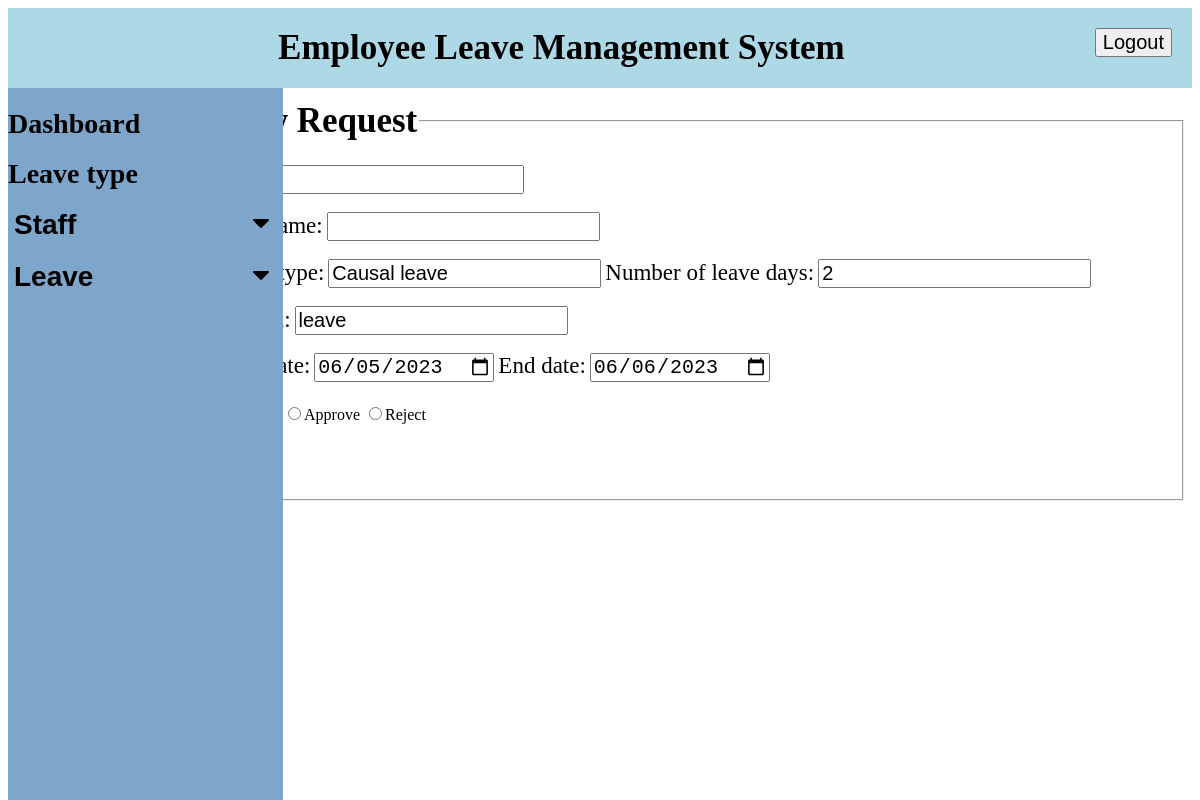
Page /manager/viewrequest.php?id=1 on the committed database.
### tables this page shows
CREATE TABLE `leaves` (
  `ID` int(11) NOT NULL,
  `Leave_type` char(50) NOT NULL,
  `Applied_date` date NOT NULL,
  `Start_date` date NOT NULL,
  `End_date` date NOT NULL,
  `No_of_days` int(11) NOT NULL,
  `Description` varchar(255) NOT NULL,
  `Status` char(20) NOT NULL,
  `emp_id` int(11) DEFAULT NULL
);

### manager/viewrequest.php (the view, shortened to what this page needs)
<?php
include('connection.php');
?>
<html>
    <head>
        <link rel="stylesheet" href="https://cdnjs.cloudflare.com/ajax/libs/font-awesome/4.7.0/css/font-awesome.min.css">
        <link rel ="stylesheet" href="mstyle.css">
    </head>
<body>
    <nav>Employee Leave Management System
      <button  class="drop" onclick="window.location.href='logout.php';">Logout
    </button>
    </nav>
    <div class="sidenav">
        <a href ="managerdashboard.php">Dashboard</a><br>
        <a href ="leavetype.php">Leave type</a><br>
        <button class="dropdown-btn">Staff
            <i class="fa fa-caret-down"></i>
        </button>
        <br>
        <button class="dropdown-btn">Leave
            <i class="fa fa-caret-down"></i>
        </button>
        <br>
</div>
<?php
$id = $_GET['id'];
$result = mysqli_query($con,"SELECT * FROM leaves where ID = $id");
if (mysqli_num_rows($result) > 0){
     $row = mysqli_fetch_array($result);
 ?>
<fieldset>
    <legend>View Request</legend>
    <form name="viewform" action="viewrequestprocess.php" method="post" onsubmit="">
        <div class="content">
            <br>
            <label>ID:</label>
            <input type="text" name="id" value="<?php echo $row["ID"]; ?>"><br><br>
            <label>Staff name:</label>
            <input type="text" name="staffname" value="<?php echo $row["Firstname"]; ?>"><br><br>
            <label>Leave type:</label>
            <input type="text" name="leavename" value="<?php echo $row["Leave_type"]; ?>">
            <label>Number of leave days:</label>
            <input type="number" name="days" value="<?php echo $row["No_of_days"]; ?>"><br><br>
            <label>Reason:</label>
            <input type="text" name="description" value="<?php echo $row["Description"]; ?>"><br><br>
            <label>Start date:</label>
            <input type="date" name="start" value="<?php echo $row["Start_date"]; ?>">
            <label>End date:</label>
            <input type="date" name="end" value="<?php echo $row["End_date"]; ?>"><br><br>
            <label>Status:</label>
            <input type="radio"  name="status" value="Approve" <?php echo $row["Status"]=="Approve"?"checked":"" ?>>Approve
            <input type="radio"  name="status" value="Reject" <?php echo $row["Status"]=="Reject"?"checked":"" ?>>Reject<br><br>
            <button type="submit">Edit</button>
</form>
</fieldset>
<?php
}
?>

### manager/mstyle.css (style rules this page uses)
nav { background-color: lightblue; font-size: 35px; padding: 20px; font-weight: bolder; text-align: center; }
.sidenav { height: 100%; width: 275px; position: fixed; background-color: rgb(126, 166, 202); padding-top: 20px; }
.sidenav a, .dropdown-btn { padding: 6px,8px,6px,16px; text-decoration: none; font-size: 28px; font-weight: bold; color: black; width:100% ; text-align: left; padding-left: px; display: block; cursor: pointer; background-color: rgb(126, 166, 202); border: none; }
.fa-caret-down { float: right; padding-right: 8px; }
.drop { float: right; }
label { font-size: 23px; }
input[type=text] , input[type=password],input[type=email],input[type=tel],input[type=number],input[type=radio],input[type=date] { font-size: 20px; }
legend { font-size: 35px; font-weight: bold; }
fieldset { width: 81%; margin-left: 16%; margin-top: 13px; }
.content { margin-left: 5px; }
button { font-size: 20px; }

### rows in the picture
leaves: id "1", leavename "Causal leave", days "2", description "leave", start "06/05/2023", end "06/06/2023"
